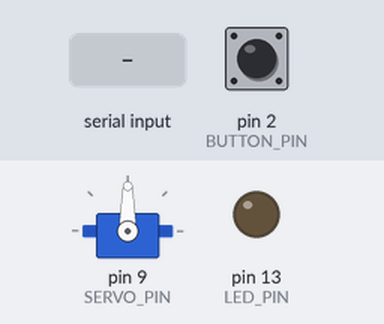
Bench run of a sketch on a simulated Arduino Uno, built with avr-gcc and run on an emulated ATmega328P. Parts: servo, output pins drawn as LEDs (lit = HIGH). The test bench sets the inputs (shaded band); at power-on: pin 2 (BUTTON_PIN) HIGH. Random numbers use the default seed unless the sketch sets one; what the sketch prints to the serial monitor is not drawn.

Above: at 1.2 s.
1.3 s: pin 2 (BUTTON_PIN) pulled LOW for 0.15 s
At 3.2 s:
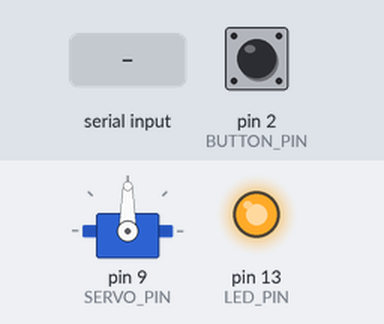
4.3 s: "R\n" received over Serial
7.3 s: "s90\n" received over Serial
At 8.2 s:
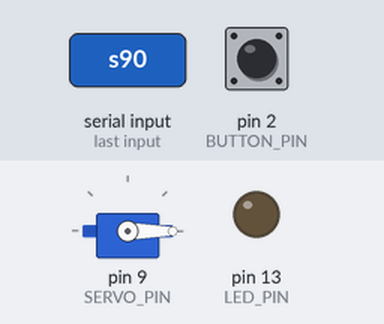
8.8 s: "t90\n" received over Serial
At 9.5 s:
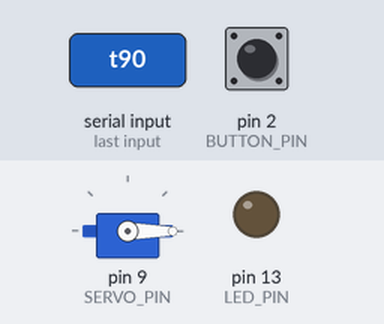
10.4 s: "s,45\n" received over Serial
At 13.3 s:
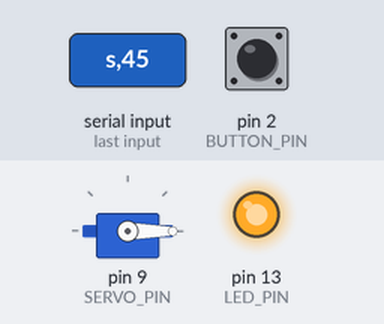
13.4 s: "p\n" received over Serial
Timing chart, 0 to 15.9 s (numbered marks = the images above; inputs shaded):
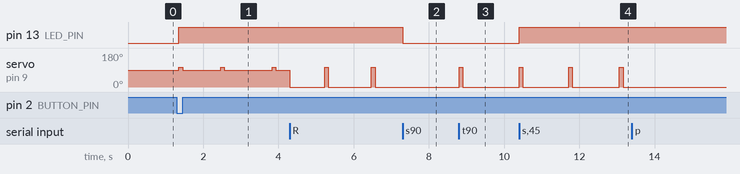

Measured:
- after the input at 1.3 s, pin 13 (LED_PIN): LOW → HIGH after 0.05 s; servo on pin 9 (SERVO_PIN): goes 105° 0.10 s, 90° 1.0 s, 105° 0.10 s, 90° 1.3 s, 105° 0.10 s, then 90°, starting after 0.05 s
- after the input at 7.3 s, pin 13 (LED_PIN): HIGH → LOW at once
- after the input at 8.8 s, servo on pin 9 (SERVO_PIN): 0° → 105° at once, → 0° 0.10 s later
- after the input at 10.4 s, pin 13 (LED_PIN): LOW → HIGH at once; servo on pin 9 (SERVO_PIN): alternates 105° for 0.10 s and 0° for 1.2 s, starting at once
- after the input at 13.4 s, every drawn part: stays the same

The sketch:

auto_clicker.ino
```cpp
#include <Servo.h>

// ==========================================
// ピン設定
// ==========================================
const int SERVO_PIN  = 9;   // サーボの信号線（橙/黄）
const int BUTTON_PIN = 2;   // 連打ON/OFF切り替え用タクトスイッチ（片足をD2、もう片足をGNDへ）
const int LED_PIN    = 13;  // 基板上のLED（連打モードONのときに点灯）

// ==========================================
// 角度・タイミング設定（環境に合わせて調整してください）
// ==========================================
int releaseAngle = 90;      // 待機時の角度（ボタンから少し浮いている状態: 0〜180）
int pressAngle   = 105;     // 押下時の角度（ボタンを押す角度: releaseAngle ± 10〜20度程度が目安）

unsigned long holdTimeMs    = 100;  // ボタンを押している時間 (ミリ秒)
unsigned long intervalMinMs = 1000; // 次のクリックまでの最小待機時間 (ミリ秒)
unsigned long intervalMaxMs = 1500; // 次のクリックまでの最大待機時間 (ミリ秒) ※一定間隔にしたい場合はMinと同じ値にする

// true にすると電源ON直後から自動連打を開始します（スイッチを繋がない場合は true にしてください）
bool autoRun = false;

// ==========================================
// 内部状態管理用
// ==========================================
Servo clickerServo;

enum ClickState {
  STATE_IDLE,
  STATE_PRESSING,
  STATE_WAITING
};

ClickState currentState = STATE_IDLE;
unsigned long stateTimer = 0;
unsigned long currentWaitInterval = 1000;

bool lastButtonReading = HIGH;
bool buttonStableState = HIGH;
unsigned long lastDebounceTime = 0;
const unsigned long DEBOUNCE_DELAY = 50;

// 次の待機時間を計算（最小〜最大の間でランダム）
unsigned long getNextInterval() {
  if (intervalMaxMs <= intervalMinMs) {
    return intervalMinMs;
  }
  return random(intervalMinMs, intervalMaxMs + 1);
}

// 単発クリックの開始
void triggerClick() {
  clickerServo.write(pressAngle);
  stateTimer = millis();
  currentState = STATE_PRESSING;
}

void printHelp() {
  Serial.println(F("=========================================="));
  Serial.println(F(" DualSense Auto Clicker Ready!"));
  Serial.println(F(" [シリアルコマンド一覧 (送信すると即反映)]"));
  Serial.println(F("  t        : 単発テストクリック (1回だけ押して戻す)"));
  Serial.println(F("  s        : 自動連打の 開始 / 停止 切り替え"));
  Serial.println(F("  r<角度>  : 待機角度の変更 (例: r90)"));
  Serial.println(F("  p<角度>  : 押下角度の変更 (例: p105)"));
  Serial.println(F("  h<時間>  : 押しっぱなし時間の変更[ms] (例: h120)"));
  Serial.println(F("  i<時間>  : 最小間隔の変更[ms] (例: i1000)"));
  Serial.println(F("  m<時間>  : 最大間隔の変更[ms] (例: m1500)"));
  Serial.println(F("=========================================="));
  printStatus();
}

void printStatus() {
  Serial.print(F("[現在の設定] 連打: "));
  Serial.print(autoRun ? F("ON") : F("OFF"));
  Serial.print(F(" | 待機角度(r): "));
  Serial.print(releaseAngle);
  Serial.print(F("度 | 押下角度(p): "));
  Serial.print(pressAngle);
  Serial.print(F("度 | 押下時間(h): "));
  Serial.print(holdTimeMs);
  Serial.print(F("ms | 間隔(i〜m): "));
  Serial.print(intervalMinMs);
  Serial.print(F("〜"));
  Serial.print(intervalMaxMs);
  Serial.println(F("ms"));
}

void setup() {
  Serial.begin(115200);
  pinMode(BUTTON_PIN, INPUT_PULLUP);
  pinMode(LED_PIN, OUTPUT);

  // 未接続のアナログピンから乱数シードを初期化
  randomSeed(analogRead(A0));

  // サーボを初期位置（待機角度）にセットしてからアタッチ
  clickerServo.write(releaseAngle);
  clickerServo.attach(SERVO_PIN);

  digitalWrite(LED_PIN, autoRun ? HIGH : LOW);
  if (autoRun) {
    currentWaitInterval = getNextInterval();
    stateTimer = millis();
    currentState = STATE_WAITING;
  }

  printHelp();
}

void handleButton() {
  bool reading = digitalRead(BUTTON_PIN);
  if (reading != lastButtonReading) {
    lastDebounceTime = millis();
  }
  if ((millis() - lastDebounceTime) > DEBOUNCE_DELAY) {
    if (reading != buttonStableState) {
      buttonStableState = reading;
      // ボタンが押された瞬間（LOW）に連打ON/OFFをトグル
      if (buttonStableState == LOW) {
        autoRun = !autoRun;
        digitalWrite(LED_PIN, autoRun ? HIGH : LOW);
        if (autoRun) {
          Serial.println(F(">> 自動連打: 開始"));
          triggerClick(); // 押した瞬間に1発目をクリック
        } else {
          Serial.println(F(">> 自動連打: 停止"));
          clickerServo.write(releaseAngle);
          currentState = STATE_IDLE;
        }
      }
    }
  }
  lastButtonReading = reading;
}

void handleSerial() {
  if (!Serial.available()) return;

  String input = Serial.readStringUntil('\n');
  input.trim();
  if (input.length() == 0) return;

  char cmd = input.charAt(0);
  long val = input.substring(1).toInt();

  switch (cmd) {
    case 't':
    case 'T':
      Serial.println(F(">> 単発テストクリック実行"));
      triggerClick();
      break;

    case 's':
    case 'S':
      autoRun = !autoRun;
      digitalWrite(LED_PIN, autoRun ? HIGH : LOW);
      if (autoRun) {
        Serial.println(F(">> 自動連打: 開始"));
        triggerClick();
      } else {
        Serial.println(F(">> 自動連打: 停止"));
        clickerServo.write(releaseAngle);
        currentState = STATE_IDLE;
      }
      break;

    case 'r':
    case 'R':
      releaseAngle = constrain(val, 0, 180);
      clickerServo.write(releaseAngle);
      printStatus();
      break;

    case 'p':
    case 'P':
      pressAngle = constrain(val, 0, 180);
      printStatus();
      break;

    case 'h':
    case 'H':
      holdTimeMs = max(20L, val);
      printStatus();
      break;

    case 'i':
    case 'I':
      intervalMinMs = max(50L, val);
      if (intervalMaxMs < intervalMinMs) intervalMaxMs = intervalMinMs;
      printStatus();
      break;

    case 'm':
    case 'M':
      intervalMaxMs = max((long)intervalMinMs, val);
      printStatus();
      break;

    default:
      printHelp();
      break;
  }
}

void updateClicker() {
  unsigned long now = millis();

  switch (currentState) {
    case STATE_IDLE:
      if (autoRun) {
        triggerClick();
      }
      break;

    case STATE_PRESSING:
      // 押下時間が経過したらサーボを待機角度に戻す
      if (now - stateTimer >= holdTimeMs) {
        clickerServo.write(releaseAngle);
        stateTimer = now;
        if (autoRun) {
          currentWaitInterval = getNextInterval();
          currentState = STATE_WAITING;
        } else {
          currentState = STATE_IDLE;
        }
      }
      break;

    case STATE_WAITING:
      if (!autoRun) {
        currentState = STATE_IDLE;
      } else if (now - stateTimer >= currentWaitInterval) {
        triggerClick();
      }
      break;
  }
}

void loop() {
  handleButton();
  handleSerial();
  updateClicker();
}
```
